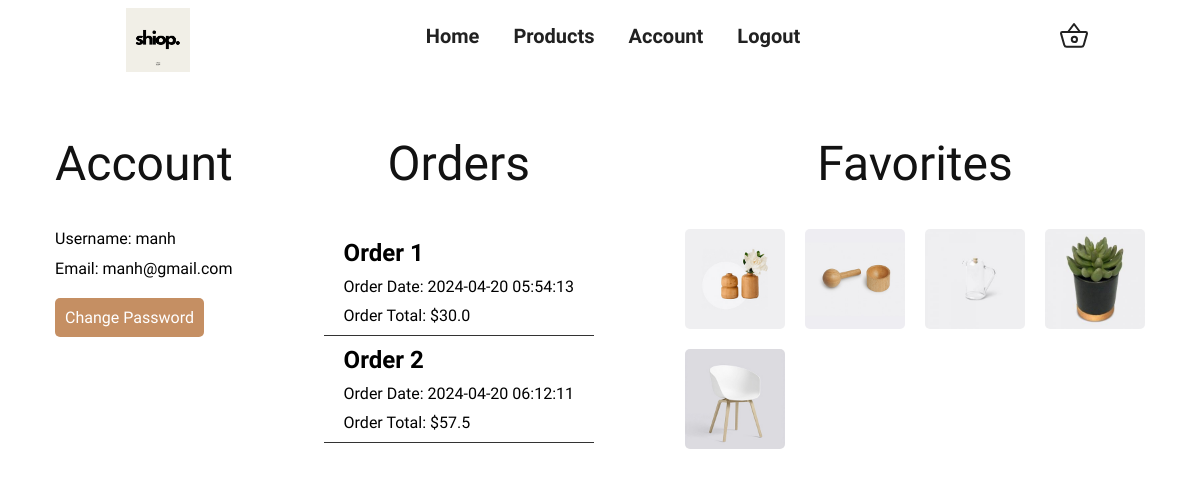
The page /account (signed in) on the database as committed earlier.
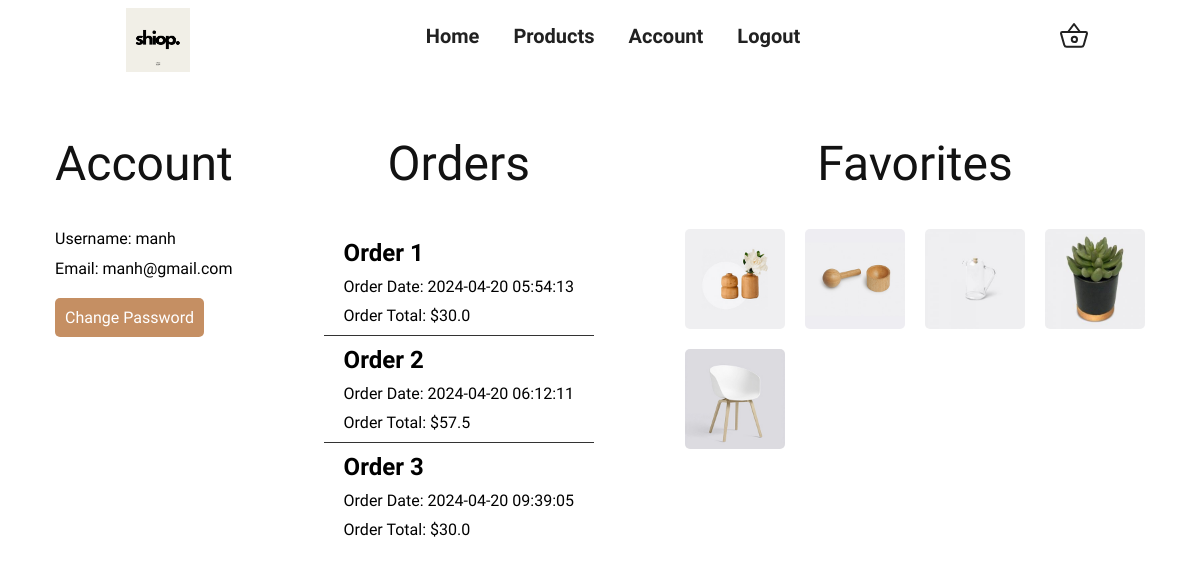
The same page on the database as committed later.
### tables this page shows
CREATE TABLE "orders" (
    "id" INTEGER PRIMARY KEY AUTOINCREMENT,
    "account_id" TEXT NOT NULL,
    "time" TEXT NOT NULL,
    "total" REAL NOT NULL,
    "phone" TEXT NOT NULL,
    "address" TEXT NOT NULL,
    FOREIGN KEY("account_id") REFERENCES "account"("id")
);

CREATE TABLE "product" (
	"product_id"	INTEGER NOT NULL,
	"name"	TEXT NOT NULL,
	"image"	BLOB NOT NULL,
	"description"	TEXT NOT NULL,
	"price"	NUMERIC NOT NULL DEFAULT 0.00,
	"category"	TEXT NOT NULL CHECK("category" IN ('accessory', 'furniture', 'decoration')),
	"in_stock"	INTEGER NOT NULL DEFAULT 10,
	PRIMARY KEY("product_id" AUTOINCREMENT)
);

### main.py (the view)
@app.route('/account')
def account():
    user = session.get('user', None)
    conn = sqlite3.connect(sqldbname)
    c = conn.cursor()
    c.execute('SELECT * FROM orders WHERE account_id = ?', (user['id'],))
    all_orders = c.fetchall()
    orders = []
    for order in all_orders:
        order_dict = {
            'id': order[0],
            'total': order[3],
            'time': order[2]
        }
        orders.append(order_dict)
    c.execute('SELECT * FROM product WHERE product_id IN (SELECT product_id FROM favorites WHERE account_id = ?)', (user['id'],))
    products = c.fetchall()
    products_list = []
    for product in products:
        product_dict = {
            'product_id': product[0],
            'name': product[1],
            'image': product[2],
            'description': product[3],
            'price': product[4],
            'category': product[5],
            'in_stock': product[6]
        }
        products_list.append(product_dict)
    return render_template('account.html', user=user, orders=orders, products=products_list)

### templates/account.html (shortened to what this page needs)
<!DOCTYPE html>
<html>
<head>
    <link rel="stylesheet" type="text/css" href="../static/style.css" />
</head>
<body>
    <header>
        <div class="navbar">
          <a href="/">
            <img src="/static/images/logo.png" alt="" class="logo" id="logo" />
          </a>
          <ul id="topnav" class="topnav">
            <li id="topnav-item"><a href="/">Home</a></li>
            <li id="topnav-item"><a href="/product">Products</a></li>
            {% if user != None %}
              <li id="topnav-item"><a href="/account">Account</a></li>
              <li id="topnav-item"><a href="/logout">Logout</a></li>
            {% else %}
              <li id="topnav-item"><a href="/register">Register</a></li>
              <li id="topnav-item"><a href="/login">Login</a></li>
            {% endif %}
          </ul>
        {% if user != None %}
            <a href="/cart">
                <button type="button" class="cart" id="cart">
                    <ion-icon name="basket-outline"></ion-icon>
                </button>
            </a>
        {% else %}
            <a href="/login">
                <button type="button" class="cart" id="cart">
                    <ion-icon name="basket-outline"></ion-icon>
                </button>
            </a>
        {% endif %}
        </div>
    </header>
    <container class="account">
        <section class="section d-flex-col-center account-info">
            <h2 class="h2 section-title">Account</h2>
            <div>
                <p>Username: {{ session.user.username }}</p>
                <p>Email: {{ session.user.email }}</p>
                <button class="change-btn">Change Password</button>
            </div>
        </section>
        <section class="section d-flex-col-center account-orders">
            <h2 class="h2 section-title">Orders</h2>
            <div>
                {% for order in orders %}
                <div>
                    <h1>Order {{ order.id }}</h1>
                    <p>Order Date: {{ order.time }}</p>
                    <p>Order Total: ${{ order.total }}</p>
                </div>
                {% endfor %}
            </div>
        </section>
        <section class="section d-flex-col-center account-favorites">
            <h2 class="h2 section-title">Favorites</h2>
            <div>
                {% for product in products %}
                <a href="/product/{{ product.product_id }}">
                    <img src="{{ product.image }}" width="100" height="100" loading="lazy" alt="{{ product.name }}" class="product-image">
                </a>
                {% endfor %}
            </div>
        </section>
    </container>
</body>
</html>

### static/style.css (style rules this page uses)
:root { --red-orange-color-wheel: hsl(17, 96%, 48%); --middle-blue-green: hsl(167, 45%, 72%); --smokey-black: hsl(0, 0%, 7%); --spanish-gray: hsl(0, 0%, 60%); --granite-gray: hsl(0, 0%, 40%); --tan-crayola: hsl(27, 46%, 58%); --light-gray: hsl(0, 0%, 80%); --black_10: hsla(0, 0%, 0%, 0.1); --black_25: hsla(0, 0%, 0%, 0.25); --black_50: hsla(0, 0%, 0%, 0.4); --black_70: hsla(0, 0%, 0%, 0.7); --cultured: hsl(220, 16%, 96%); --manatee: hsl(218, 11%, 65%); --black: hsl(0, 0%, 0%); --white: hsl(0, 0%, 100%); --ff-roboto: 'Roboto', sans-serif; --ff-mr_de_haviland: 'Mr De Haviland', cursive; --fs-1: 6rem; --fs-2: 3rem; --fs-3: 2rem; --fs-4: 1.8rem; --fs-5: 1.4rem; --fs-6: 1.2rem; --fw-700: 700; --fw-500: 500; --section-padding: 50px; --shadow: 0 0 2px hsla(0, 0%, 0%, 0.2); --transition-1: 0.25s ease; --transition-2: 0.5s ease; --cubic-in: cubic-bezier(0.51, 0.03, 0.64, 0.28); --cubic-out: cubic-bezier(0.33, 0.85, 0.4, 0.96); }
*, *::before, *::after { margin: 0; padding: 0; box-sizing: border-box; font-family: "Comfortaa", cursive; }
li { list-style: none; }
a, img, span, input, button, ion-icon { display: block; }
a { color: inherit; text-decoration: none; }
img { height: auto; }
input, button { background: none; border: none; font: inherit; }
button { cursor: pointer; }
ion-icon { pointer-events: none; }
html, body { width: 100%; height: 100%; scroll-behavior: smooth; }
body { background-color: var(--white); color: var(--black); }
::placeholder { color: var(--manatee); }
.section { padding-block: var(--section-padding); }
.h2, .h3 { color: var(--smokey-black); font-weight: var(--fw-500); line-height: 1.4; }
.h2 { font-size: var(--fs-2); }
a { position: relative; text-decoration: none; color: #212121; }
.d-flex-col-center { display: flex; flex-direction: column; justify-content: center; align-items: center; }
.navbar { display: flex; justify-content: space-around; align-items: center; background-color: transparent; position: fixed; top: 0; left: 0; font-weight: 900; width: 100%; transition: background-color 0.5s ease; z-index: 100; }
#topnav-item { list-style-type: none; margin-right: 30px; font-size: 20px; display: inline-block; text-align: center; position: relative; color: #212020; }
#topnav-item::before { content: ""; position: absolute; width: 100%; transform: scaleX(0); height: 2px; bottom: 0; left: 0; background-color: #000; transform-origin: bottom right; transition: transform 0.25s ease-out; color: #f1efe7; }
.logo { width: 4rem; margin-left: 0.5rem; margin-top: 0.5rem; }
.cart { background-color: transparent; border: none; scale: 2; color: #212121; transition: 0.3s ease-in; }
.account { height: 80vh; display: flex; justify-content: space-evenly; align-items: start; padding: 5rem 2rem; gap:3rem; }
.account h2 { margin-bottom: 2rem; }
.account .account-info div { display: flex; flex-direction: column; align-items: start; gap: .7rem; }
.account .account-info button { margin-top: 0.5rem; padding: 10px; border-radius: 5px; background: var(--tan-crayola); color: #FFF; }
.account .account-orders > div { height: 40vh; display: flex; flex-direction: column; justify-content: flex-start; overflow-y: scroll; scroll-behavior: smooth; padding: 0 20px; }
.account .account-orders > div > div { display: flex; flex-direction: column; gap: 10px; border-bottom: 1px solid #333; padding: 10px 20px; }
.account .account-favorites > div { display: flex; flex-wrap: wrap; width: 460px; justify-content: start; overflow-x: scroll; scroll-behavior: smooth; gap: 20px }
.account .account-favorites > div img { width: 100px; height: 100px; border-radius: 5px; }

Rows that differ between the two databases and show on the page:
added orders: id "3", time "2024-04-20 09:39:05", total "30.0"
